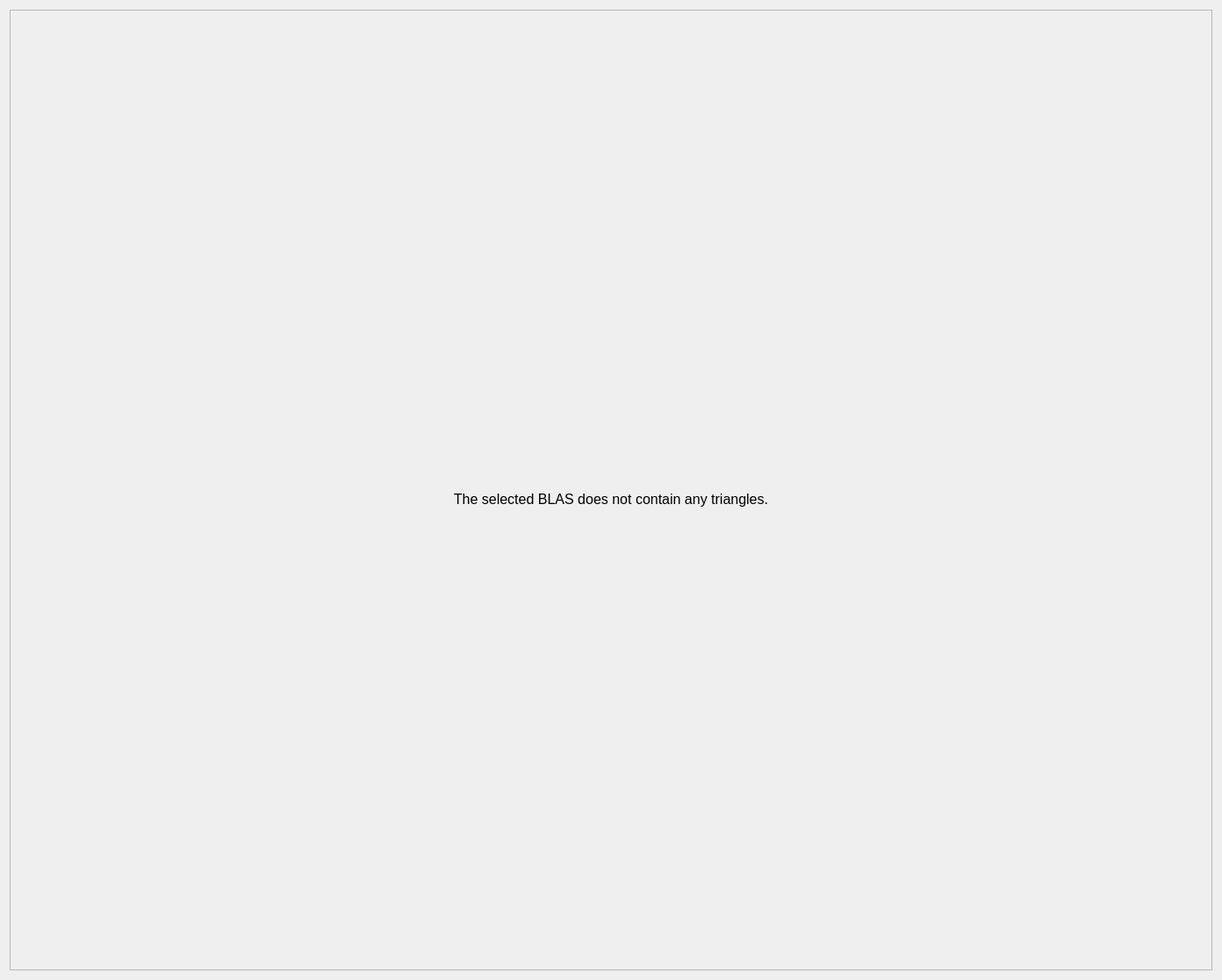
<?xml version="1.0" encoding="UTF-8"?>
<ui version="4.0">
 <class>BlasTrianglesPane</class>
 <widget class="QWidget" name="BlasTrianglesPane">
  <property name="geometry">
   <rect>
    <x>0</x>
    <y>0</y>
    <width>1392</width>
    <height>1116</height>
   </rect>
  </property>
  <layout class="QHBoxLayout" name="horizontal_layout_">
   <item>
    <widget class="QScrollArea" name="main_scroll_area_">
     <property name="widgetResizable">
      <bool>true</bool>
     </property>
     <widget class="QWidget" name="main_content_">
      <property name="geometry">
       <rect>
        <x>0</x>
        <y>0</y>
        <width>1372</width>
        <height>1096</height>
       </rect>
      </property>
      <layout class="QVBoxLayout" name="vertical_layout_stack_">
       <property name="leftMargin">
        <number>0</number>
       </property>
       <property name="topMargin">
        <number>0</number>
       </property>
       <property name="rightMargin">
        <number>0</number>
       </property>
       <property name="bottomMargin">
        <number>0</number>
       </property>
       <item>
        <widget class="QStackedWidget" name="table_valid_switch_">
         <property name="currentIndex">
          <number>0</number>
         </property>
         <widget class="QWidget" name="table_empty_">
          <layout class="QVBoxLayout" name="table_empty_layout_">
           <property name="leftMargin">
            <number>0</number>
           </property>
           <property name="topMargin">
            <number>0</number>
           </property>
           <property name="rightMargin">
            <number>0</number>
           </property>
           <property name="bottomMargin">
            <number>0</number>
           </property>
           <item>
            <spacer name="vertical_spacer_2_">
             <property name="orientation">
              <enum>Qt::Vertical</enum>
             </property>
             <property name="sizeHint" stdset="0">
              <size>
               <width>0</width>
               <height>0</height>
              </size>
             </property>
            </spacer>
           </item>
           <item>
            <widget class="QLabel" name="label_1_">
             <property name="sizePolicy">
              <sizepolicy hsizetype="Preferred" vsizetype="Fixed">
               <horstretch>0</horstretch>
               <verstretch>0</verstretch>
              </sizepolicy>
             </property>
             <property name="text">
              <string/>
             </property>
             <property name="pixmap">
              <pixmap resource="resources.qrc">:/Resources/assets/stop_128x128.png</pixmap>
             </property>
             <property name="alignment">
              <set>Qt::AlignCenter</set>
             </property>
            </widget>
           </item>
           <item>
            <widget class="ScaledLabel" name="label_2_">
             <property name="sizePolicy">
              <sizepolicy hsizetype="Preferred" vsizetype="Fixed">
               <horstretch>0</horstretch>
               <verstretch>0</verstretch>
              </sizepolicy>
             </property>
             <property name="font">
              <font>
               <pointsize>12</pointsize>
              </font>
             </property>
             <property name="text">
              <string>The selected BLAS does not contain any triangles.</string>
             </property>
             <property name="alignment">
              <set>Qt::AlignCenter</set>
             </property>
            </widget>
           </item>
           <item>
            <spacer name="vertical_spacer_3_">
             <property name="orientation">
              <enum>Qt::Vertical</enum>
             </property>
             <property name="sizeHint" stdset="0">
              <size>
               <width>0</width>
               <height>0</height>
              </size>
             </property>
            </spacer>
           </item>
          </layout>
         </widget>
         <widget class="QWidget" name="table_valid_">
          <layout class="QVBoxLayout" name="table_valid_layout_">
           <property name="leftMargin">
            <number>0</number>
           </property>
           <property name="topMargin">
            <number>0</number>
           </property>
           <property name="rightMargin">
            <number>0</number>
           </property>
           <property name="bottomMargin">
            <number>0</number>
           </property>
           <item>
            <layout class="QHBoxLayout" name="bvh_layout_">
             <property name="leftMargin">
              <number>0</number>
             </property>
             <property name="topMargin">
              <number>0</number>
             </property>
             <property name="rightMargin">
              <number>0</number>
             </property>
             <property name="bottomMargin">
              <number>0</number>
             </property>
             <item>
              <widget class="ScaledLabel" name="title_tlas_address_">
               <property name="sizePolicy">
                <sizepolicy hsizetype="Minimum" vsizetype="Fixed">
                 <horstretch>0</horstretch>
                 <verstretch>0</verstretch>
                </sizepolicy>
               </property>
               <property name="text">
                <string>No node selected.</string>
               </property>
              </widget>
             </item>
             <item>
              <spacer name="horizontal_spacer_">
               <property name="orientation">
                <enum>Qt::Horizontal</enum>
               </property>
               <property name="sizeType">
                <enum>QSizePolicy::Fixed</enum>
               </property>
               <property name="sizeHint" stdset="0">
                <size>
                 <width>10</width>
                 <height>10</height>
                </size>
               </property>
              </spacer>
             </item>
             <item>
              <widget class="ScaledLabel" name="title_blas_address_">
               <property name="sizePolicy">
                <sizepolicy hsizetype="Minimum" vsizetype="Fixed">
                 <horstretch>0</horstretch>
                 <verstretch>0</verstretch>
                </sizepolicy>
               </property>
               <property name="text">
                <string>No node selected.</string>
               </property>
              </widget>
             </item>
             <item>
              <spacer name="horizontal_spacer_end_">
               <property name="orientation">
                <enum>Qt::Horizontal</enum>
               </property>
               <property name="sizeType">
                <enum>QSizePolicy::Expanding</enum>
               </property>
               <property name="sizeHint" stdset="0">
                <size>
                 <width>20</width>
                 <height>20</height>
                </size>
               </property>
              </spacer>
             </item>
            </layout>
           </item>
           <item>
            <spacer name="vertical_spacer_">
             <property name="orientation">
              <enum>Qt::Vertical</enum>
             </property>
             <property name="sizeType">
              <enum>QSizePolicy::Fixed</enum>
             </property>
             <property name="sizeHint" stdset="0">
              <size>
               <width>20</width>
               <height>20</height>
              </size>
             </property>
            </spacer>
           </item>
           <item>
            <widget class="TextSearchWidget" name="search_box_"/>
           </item>
           <item>
            <widget class="QTableView" name="triangles_table_" native="true">
             <property name="sizePolicy">
              <sizepolicy hsizetype="Preferred" vsizetype="Minimum">
               <horstretch>0</horstretch>
               <verstretch>0</verstretch>
              </sizepolicy>
             </property>
            </widget>
           </item>
          </layout>
         </widget>
        </widget>
       </item>
      </layout>
     </widget>
    </widget>
   </item>
  </layout>
 </widget>
 <customwidgets>
  <customwidget>
   <class>ScaledLabel</class>
   <extends>QLabel</extends>
   <header>qt_common/custom_widgets/scaled_label.h</header>
  </customwidget>
  <customwidget>
   <class>TextSearchWidget</class>
   <extends>QLineEdit</extends>
   <header>qt_common/custom_widgets/text_search_widget.h</header>
  </customwidget>
 </customwidgets>
 <resources>
  <include location="../../resources.qrc"/>
 </resources>
 <connections/>
</ui>
